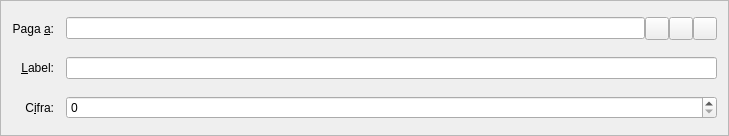
<?xml version="1.0" encoding="UTF-8"?>
<ui version="4.0">
 <class>SendCoinsEntry</class>
 <widget class="QFrame" name="SendCoinsEntry">
  <property name="geometry">
   <rect>
    <x>0</x>
    <y>0</y>
    <width>729</width>
    <height>136</height>
   </rect>
  </property>
  <property name="windowTitle">
   <string>Form</string>
  </property>
  <property name="frameShape">
   <enum>QFrame::StyledPanel</enum>
  </property>
  <property name="frameShadow">
   <enum>QFrame::Sunken</enum>
  </property>
  <layout class="QGridLayout" name="gridLayout">
   <property name="spacing">
    <number>12</number>
   </property>
   <item row="5" column="0">
    <widget class="QLabel" name="label">
     <property name="text">
      <string>C&amp;ifra:</string>
     </property>
     <property name="alignment">
      <set>Qt::AlignRight|Qt::AlignTrailing|Qt::AlignVCenter</set>
     </property>
     <property name="buddy">
      <cstring>payAmount</cstring>
     </property>
    </widget>
   </item>
   <item row="3" column="0">
    <widget class="QLabel" name="label_2">
     <property name="text">
      <string>Paga &amp;a:</string>
     </property>
     <property name="alignment">
      <set>Qt::AlignRight|Qt::AlignTrailing|Qt::AlignVCenter</set>
     </property>
     <property name="buddy">
      <cstring>payTo</cstring>
     </property>
    </widget>
   </item>
   <item row="5" column="1">
    <widget class="BitcoinAmountField" name="payAmount"/>
   </item>
   <item row="4" column="1">
    <layout class="QHBoxLayout" name="horizontalLayout_2">
     <property name="spacing">
      <number>0</number>
     </property>
     <item>
      <widget class="QValidatedLineEdit" name="addAsLabel">
       <property name="enabled">
        <bool>true</bool>
       </property>
       <property name="toolTip">
        <string>Enter a label for this address to add it to your address book</string>
       </property>
      </widget>
     </item>
    </layout>
   </item>
   <item row="4" column="0">
    <widget class="QLabel" name="label_4">
     <property name="text">
      <string>&amp;Label:</string>
     </property>
     <property name="alignment">
      <set>Qt::AlignRight|Qt::AlignTrailing|Qt::AlignVCenter</set>
     </property>
     <property name="buddy">
      <cstring>addAsLabel</cstring>
     </property>
    </widget>
   </item>
   <item row="3" column="1">
    <layout class="QHBoxLayout" name="payToLayout">
     <property name="spacing">
      <number>0</number>
     </property>
     <item>
      <widget class="QValidatedLineEdit" name="payTo">
       <property name="toolTip">
        <string>The address to send the payment to  (e.g. 1NS17iag9jJgTHD1VXjvLCEnZuQ3rJDE9L)</string>
       </property>
       <property name="maxLength">
        <number>34</number>
       </property>
      </widget>
     </item>
     <item>
      <widget class="QToolButton" name="addressBookButton">
       <property name="toolTip">
        <string>Choose address from address book</string>
       </property>
       <property name="text">
        <string/>
       </property>
       <property name="icon">
        <iconset resource="../bitcoin.qrc">
         <normaloff>:/icons/address-book</normaloff>:/icons/address-book</iconset>
       </property>
       <property name="shortcut">
        <string>Alt+A</string>
       </property>
      </widget>
     </item>
     <item>
      <widget class="QToolButton" name="pasteButton">
       <property name="toolTip">
        <string>Paste address from clipboard</string>
       </property>
       <property name="text">
        <string/>
       </property>
       <property name="icon">
        <iconset resource="../bitcoin.qrc">
         <normaloff>:/icons/editpaste</normaloff>:/icons/editpaste</iconset>
       </property>
       <property name="shortcut">
        <string>Alt+P</string>
       </property>
      </widget>
     </item>
     <item>
      <widget class="QToolButton" name="deleteButton">
       <property name="toolTip">
        <string>Remove this recipient</string>
       </property>
       <property name="text">
        <string/>
       </property>
       <property name="icon">
        <iconset resource="../bitcoin.qrc">
         <normaloff>:/icons/remove</normaloff>:/icons/remove</iconset>
       </property>
      </widget>
     </item>
    </layout>
   </item>
  </layout>
 </widget>
 <customwidgets>
  <customwidget>
   <class>BitcoinAmountField</class>
   <extends>QSpinBox</extends>
   <header>bitcoinamountfield.h</header>
   <container>1</container>
  </customwidget>
  <customwidget>
   <class>QValidatedLineEdit</class>
   <extends>QLineEdit</extends>
   <header>qvalidatedlineedit.h</header>
  </customwidget>
 </customwidgets>
 <resources>
  <include location="../bitcoin.qrc"/>
 </resources>
 <connections/>
</ui>
